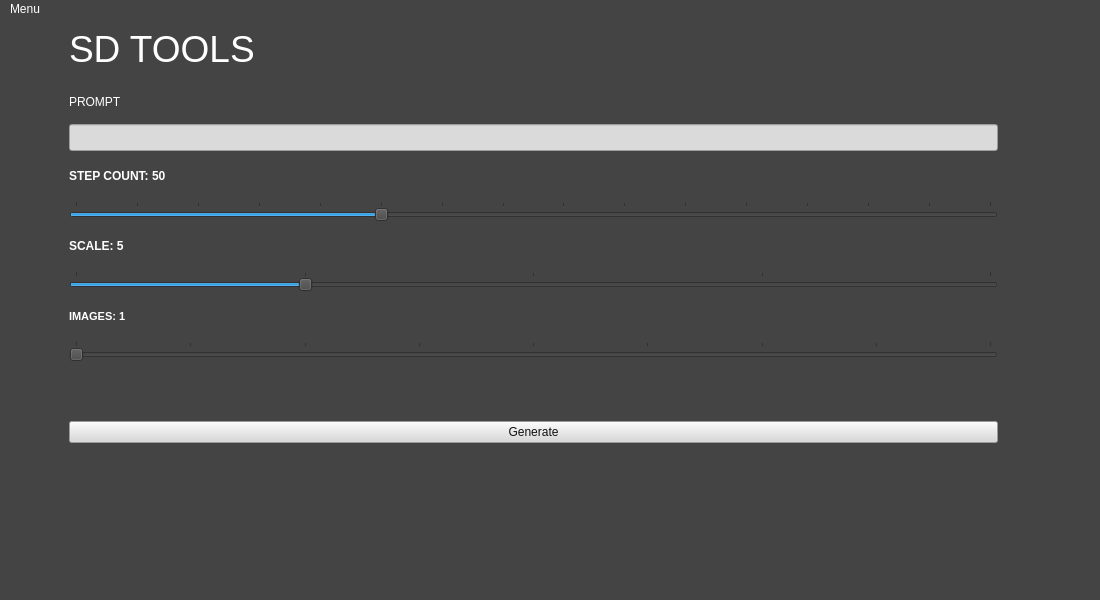
<?xml version="1.0" encoding="UTF-8"?>
<ui version="4.0">
 <class>MainWindow</class>
 <widget class="QMainWindow" name="MainWindow">
  <property name="geometry">
   <rect>
    <x>0</x>
    <y>0</y>
    <width>1100</width>
    <height>600</height>
   </rect>
  </property>
  <property name="minimumSize">
   <size>
    <width>1100</width>
    <height>600</height>
   </size>
  </property>
  <property name="windowTitle">
   <string>MainWindow</string>
  </property>
  <property name="styleSheet">
   <string notr="true">background-color: rgb(68, 68, 68);
color: rgb(255, 255, 255);</string>
  </property>
  <widget class="QWidget" name="centralwidget">
   <property name="sizePolicy">
    <sizepolicy hsizetype="Preferred" vsizetype="Fixed">
     <horstretch>0</horstretch>
     <verstretch>0</verstretch>
    </sizepolicy>
   </property>
   <layout class="QVBoxLayout" name="verticalLayout_2" stretch="0,0">
    <property name="sizeConstraint">
     <enum>QLayout::SetDefaultConstraint</enum>
    </property>
    <item>
     <layout class="QHBoxLayout" name="horizontalLayout">
      <property name="rightMargin">
       <number>20</number>
      </property>
      <item>
       <layout class="QVBoxLayout" name="verticalLayout">
        <property name="spacing">
         <number>15</number>
        </property>
        <property name="sizeConstraint">
         <enum>QLayout::SetDefaultConstraint</enum>
        </property>
        <property name="leftMargin">
         <number>60</number>
        </property>
        <property name="rightMargin">
         <number>60</number>
        </property>
        <item>
         <widget class="QLabel" name="MainName">
          <property name="sizePolicy">
           <sizepolicy hsizetype="Preferred" vsizetype="Maximum">
            <horstretch>0</horstretch>
            <verstretch>0</verstretch>
           </sizepolicy>
          </property>
          <property name="font">
           <font>
            <family>MS Shell Dlg 2</family>
            <pointsize>28</pointsize>
            <weight>50</weight>
            <bold>false</bold>
           </font>
          </property>
          <property name="layoutDirection">
           <enum>Qt::LeftToRight</enum>
          </property>
          <property name="frameShape">
           <enum>QFrame::NoFrame</enum>
          </property>
          <property name="text">
           <string>SD TOOLS</string>
          </property>
         </widget>
        </item>
        <item>
         <spacer name="verticalSpacer_2">
          <property name="orientation">
           <enum>Qt::Vertical</enum>
          </property>
          <property name="sizeType">
           <enum>QSizePolicy::Fixed</enum>
          </property>
          <property name="sizeHint" stdset="0">
           <size>
            <width>20</width>
            <height>10</height>
           </size>
          </property>
         </spacer>
        </item>
        <item>
         <widget class="QLabel" name="promptLabel">
          <property name="sizePolicy">
           <sizepolicy hsizetype="Preferred" vsizetype="Fixed">
            <horstretch>0</horstretch>
            <verstretch>0</verstretch>
           </sizepolicy>
          </property>
          <property name="text">
           <string>PROMPT</string>
          </property>
         </widget>
        </item>
        <item>
         <widget class="QLineEdit" name="promptInput">
          <property name="font">
           <font>
            <pointsize>12</pointsize>
           </font>
          </property>
          <property name="styleSheet">
           <string notr="true">background-color: rgb(218, 218, 218);
color: rgb(35, 35, 35);</string>
          </property>
          <property name="frame">
           <bool>true</bool>
          </property>
         </widget>
        </item>
        <item>
         <widget class="QLabel" name="stepCountLabel">
          <property name="sizePolicy">
           <sizepolicy hsizetype="Preferred" vsizetype="Fixed">
            <horstretch>0</horstretch>
            <verstretch>0</verstretch>
           </sizepolicy>
          </property>
          <property name="minimumSize">
           <size>
            <width>0</width>
            <height>20</height>
           </size>
          </property>
          <property name="font">
           <font>
            <weight>75</weight>
            <bold>true</bold>
           </font>
          </property>
          <property name="text">
           <string>STEP COUNT: 50</string>
          </property>
         </widget>
        </item>
        <item>
         <widget class="QSlider" name="stepSlider">
          <property name="maximum">
           <number>150</number>
          </property>
          <property name="value">
           <number>50</number>
          </property>
          <property name="orientation">
           <enum>Qt::Horizontal</enum>
          </property>
          <property name="tickPosition">
           <enum>QSlider::TicksAbove</enum>
          </property>
          <property name="tickInterval">
           <number>10</number>
          </property>
         </widget>
        </item>
        <item>
         <widget class="QLabel" name="scaleCountLabel">
          <property name="sizePolicy">
           <sizepolicy hsizetype="Preferred" vsizetype="Fixed">
            <horstretch>0</horstretch>
            <verstretch>0</verstretch>
           </sizepolicy>
          </property>
          <property name="minimumSize">
           <size>
            <width>0</width>
            <height>20</height>
           </size>
          </property>
          <property name="baseSize">
           <size>
            <width>0</width>
            <height>0</height>
           </size>
          </property>
          <property name="font">
           <font>
            <weight>75</weight>
            <bold>true</bold>
            <underline>false</underline>
           </font>
          </property>
          <property name="text">
           <string>SCALE: 5</string>
          </property>
         </widget>
        </item>
        <item>
         <widget class="QSlider" name="scaleSlider">
          <property name="maximum">
           <number>20</number>
          </property>
          <property name="value">
           <number>5</number>
          </property>
          <property name="orientation">
           <enum>Qt::Horizontal</enum>
          </property>
          <property name="tickPosition">
           <enum>QSlider::TicksAbove</enum>
          </property>
          <property name="tickInterval">
           <number>5</number>
          </property>
         </widget>
        </item>
        <item>
         <widget class="QLabel" name="imageAmountLabel">
          <property name="sizePolicy">
           <sizepolicy hsizetype="Preferred" vsizetype="Fixed">
            <horstretch>0</horstretch>
            <verstretch>0</verstretch>
           </sizepolicy>
          </property>
          <property name="minimumSize">
           <size>
            <width>0</width>
            <height>20</height>
           </size>
          </property>
          <property name="font">
           <font>
            <pointsize>8</pointsize>
            <weight>75</weight>
            <bold>true</bold>
           </font>
          </property>
          <property name="text">
           <string>IMAGES: 1</string>
          </property>
         </widget>
        </item>
        <item>
         <widget class="QSlider" name="imageCountSlider">
          <property name="minimum">
           <number>1</number>
          </property>
          <property name="maximum">
           <number>9</number>
          </property>
          <property name="orientation">
           <enum>Qt::Horizontal</enum>
          </property>
          <property name="tickPosition">
           <enum>QSlider::TicksAbove</enum>
          </property>
          <property name="tickInterval">
           <number>1</number>
          </property>
         </widget>
        </item>
        <item>
         <spacer name="verticalSpacer">
          <property name="orientation">
           <enum>Qt::Vertical</enum>
          </property>
          <property name="sizeType">
           <enum>QSizePolicy::Fixed</enum>
          </property>
          <property name="sizeHint" stdset="0">
           <size>
            <width>20</width>
            <height>45</height>
           </size>
          </property>
         </spacer>
        </item>
        <item>
         <widget class="QPushButton" name="generateButton">
          <property name="sizePolicy">
           <sizepolicy hsizetype="Minimum" vsizetype="Fixed">
            <horstretch>0</horstretch>
            <verstretch>0</verstretch>
           </sizepolicy>
          </property>
          <property name="acceptDrops">
           <bool>false</bool>
          </property>
          <property name="styleSheet">
           <string notr="true">background-color: rgb(216, 216, 216);
color: rgb(16, 16, 16);</string>
          </property>
          <property name="text">
           <string>Generate</string>
          </property>
          <property name="shortcut">
           <string>Return</string>
          </property>
         </widget>
        </item>
       </layout>
      </item>
      <item>
       <widget class="QLabel" name="imagePreview">
        <property name="maximumSize">
         <size>
          <width>512</width>
          <height>512</height>
         </size>
        </property>
        <property name="text">
         <string/>
        </property>
        <property name="pixmap">
         <pixmap>../outputs/txt2img-samples/grid-0049.png</pixmap>
        </property>
        <property name="scaledContents">
         <bool>true</bool>
        </property>
       </widget>
      </item>
     </layout>
    </item>
    <item>
     <widget class="QLabel" name="label">
      <property name="text">
       <string/>
      </property>
     </widget>
    </item>
   </layout>
  </widget>
  <widget class="QMenuBar" name="menubar">
   <property name="geometry">
    <rect>
     <x>0</x>
     <y>0</y>
     <width>1100</width>
     <height>26</height>
    </rect>
   </property>
   <widget class="QMenu" name="menuMenu">
    <property name="title">
     <string>Menu</string>
    </property>
   </widget>
   <addaction name="menuMenu"/>
  </widget>
  <widget class="QStatusBar" name="statusbar"/>
  <action name="actionNew">
   <property name="text">
    <string>New</string>
   </property>
  </action>
  <action name="action_2">
   <property name="text">
    <string>New</string>
   </property>
   <property name="statusTip">
    <string>Create a new file</string>
   </property>
   <property name="shortcut">
    <string>Ctrl+N</string>
   </property>
  </action>
  <action name="actionCopy">
   <property name="text">
    <string>Copy</string>
   </property>
   <property name="statusTip">
    <string>copy a file</string>
   </property>
   <property name="shortcut">
    <string>Ctrl+C</string>
   </property>
  </action>
  <action name="actionPaste">
   <property name="text">
    <string>Paste</string>
   </property>
   <property name="statusTip">
    <string>paste a file</string>
   </property>
  </action>
  <action name="actionSave">
   <property name="text">
    <string>Save</string>
   </property>
   <property name="statusTip">
    <string>Save a new file</string>
   </property>
  </action>
 </widget>
 <resources/>
 <connections/>
</ui>
